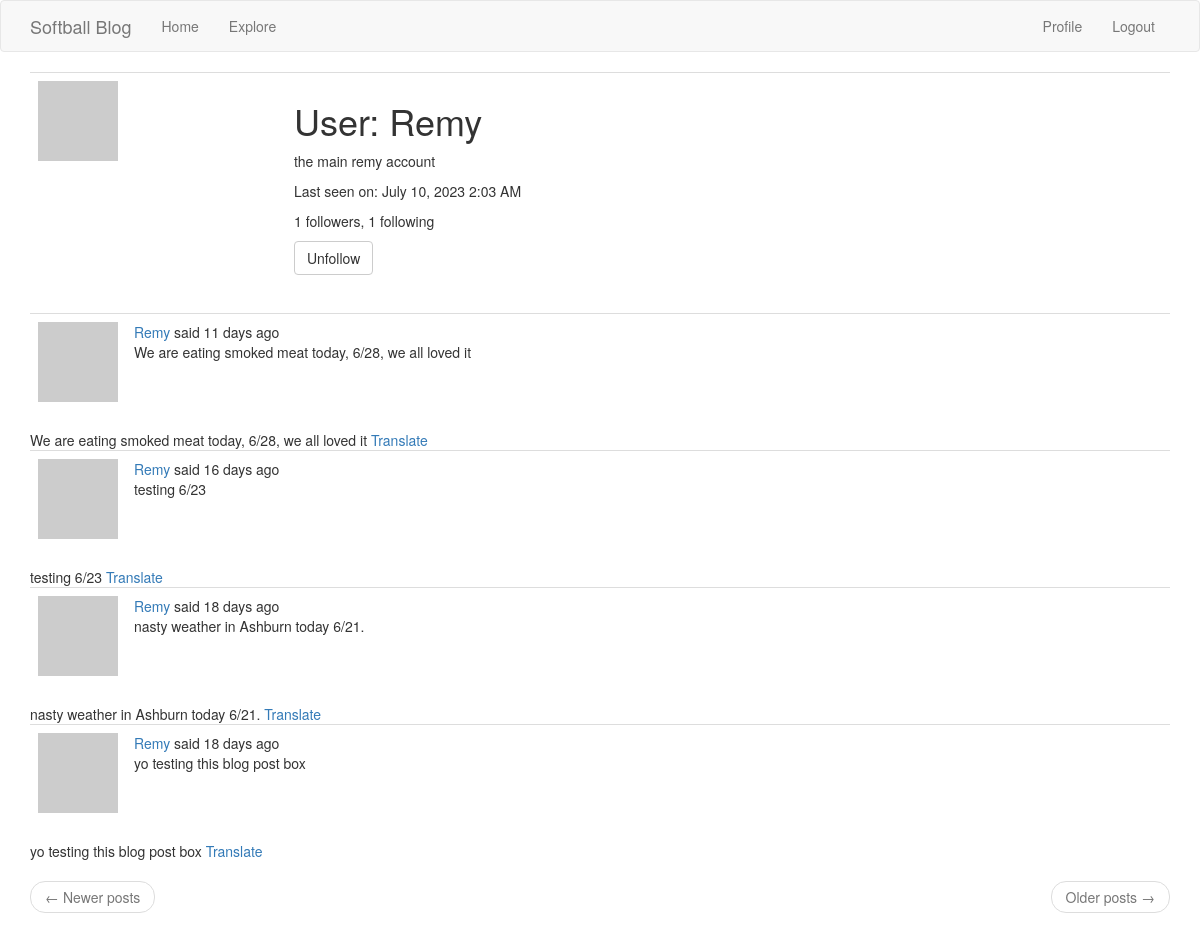
Screenshot of /user/Remy (signed in) with the database file from the repository.
### app/models.py (models this page shows, shortened)
class User(UserMixin, db.Model):
    id = db.Column(db.Integer, primary_key=True)
    username = db.Column(db.String(64), index=True, unique=True)
    email = db.Column(db.String(120), index=True, unique=True)
    password_hash = db.Column(db.String(128))
    posts = db.relationship("Post", backref="author", lazy="dynamic")
    about_me = db.Column(db.String(140))
    last_seen = db.Column(db.DateTime, default=datetime.utcnow)
    followed = db.relationship(
        "User",
        secondary=followers,
        primaryjoin=(followers.c.follower_id == id),
        secondaryjoin=(followers.c.followed_id == id),
        backref=db.backref("followers", lazy="dynamic"),
        lazy="dynamic",
    )
    language = db.Column(db.String(5))
    def is_following(self, user):
        return self.followed.filter(followers.c.followed_id == user.id).count() > 0
    def avatar(self, size):
        digest = md5(self.email.lower().encode("utf-8")).hexdigest()
        return f"https://www.gravatar.com/avatar/{digest}?d=robohash&s={size}"

class Post(db.Model):
    id = db.Column(db.Integer, primary_key=True)
    body = db.Column(db.String(140))
    timestamp = db.Column(db.DateTime, index=True, default=datetime.utcnow)
    user_id = db.Column(db.Integer, db.ForeignKey("user.id"))

### app/routes.py (the view)
@app.route("/user/<username>")
@login_required
def user(username):
    user = User.query.filter_by(username=username).first_or_404()
    page = request.args.get("page", 1, type=int)
    posts = user.posts.order_by(Post.timestamp.desc()).paginate(
        page=page, per_page=app.config["POSTS_PER_PAGE"], error_out=False
    )
    next_url = (
        url_for("user", username=user.username, page=posts.next_num)
        if posts.has_next
        else None
    )
    prev_url = (
        url_for("user", username=user.username, page=posts.prev_num)
        if posts.has_prev
        else None
    )
    form = EmptyForm()
    return render_template(
        "user.html",
        user=user,
        posts=posts.items,
        next_url=next_url,
        prev_url=prev_url,
        form=form,
    )

### app/forms.py
class EmptyForm(FlaskForm):
    submit = SubmitField("Submit")

### app/models.py (called while the page is built)
@login.user_loader
def load_user(id):
    return User.query.get(int(id))

### app/routes.py (called while the page is built)
@app.before_request
def before_request():
    if current_user.is_authenticated:
        current_user.last_seen = datetime.utcnow()
        db.session.commit()
        g.locale = str(get_locale())

### app/templates/user.html (shortened to what this page needs)
{% extends "base.html" %}
{% block app_content %}
<table class="table table-hover">
    <tr>
        <td width="256px"><img src="{{ user.avatar(256) }}"></td>
        <td>
            <h1>{{ _('User') }}: {{ user.username }}</h1>
            {% if user.about_me %}<p>{{ user.about_me }}</p>{% endif %}
            {% if user.last_seen %}
            <p>{{ _('Last seen on') }}: {{ moment(user.last_seen).format('LLL') }}</p>
            {% endif %}
            <p>{{ _('%(count)d followers', count=user.followers.count()) }}, {{ _('%(count)d following',count=user.followed.count()) }}</p>
            {% if user == current_user %}
                            <p><a href="{{ url_for('edit_profile') }}">{{ _('Edit your profile') }}</a></p>
            {% else %}
            <p>
            <form action="{{ url_for('unfollow', username=user.username) }}" method="post">
                {{ form.submit(value=_('Unfollow'), class_='btn btn-default') }}
            </form>
            </p>
            {% endif %}
        </td>
    </tr>
</table>
{% for post in posts %}
{% include '_post.html' %}
{% endfor %}
<nav aria-label="...">
    <ul class="pager">
        <li class="previous{% if not prev_url %} disabled{% endif %}">
            <a href="{{ prev_url or '#' }}">
                <span aria-hidden="true">&larr;</span> {{ _('Newer posts') }}
            </a>
        </li>
        <li class="next{% if not next_url %} disabled{% endif %}">
            <a href="{{ next_url or '#' }}">
                                    {{ _('Older posts') }} <span aria-hidden="true">&rarr;</span>
            </a>
        </li>
    </ul>
</nav>
{% endblock %}

### app/templates/_post.html (shortened to what this page needs)
<table class="table table-hover">
    <tr>
        <td width="70px">
            <a href="{{ url_for('user', username=post.author.username) }}">
                <img src="{{ post.author.avatar(70) }}" />
            </a>
        </td>
        <td>
            {{ _('%(username)s said %(when)s',
            username=user_link, when=moment(post.timestamp).fromNow()) }}
            <br>
            {{ post.body }}
        </td>
    </tr>
</table>
<span id="post{{ post.id }}">{{ post.body }}</span>
<span id="translation{{ post.id }}">
    <a href="javascript:translate(
                                '#post{{ post.id }}',
                                '#translation{{ post.id }}',
                                '{{ post.language }}',
                                '{{ g.locale }}');">{{ _('Translate') }}</a>
</span>

### rows the page displays
User: username "Remy", about_me "the main remy account", last_seen "July 10, 2023 2:03 AM"
Post: body "We are eating smoked meat today, 6/28, we all loved it"
Post: body "testing 6/23"
Post: body "nasty weather in Ashburn today 6/21."
Post: body "yo testing this blog post box"
